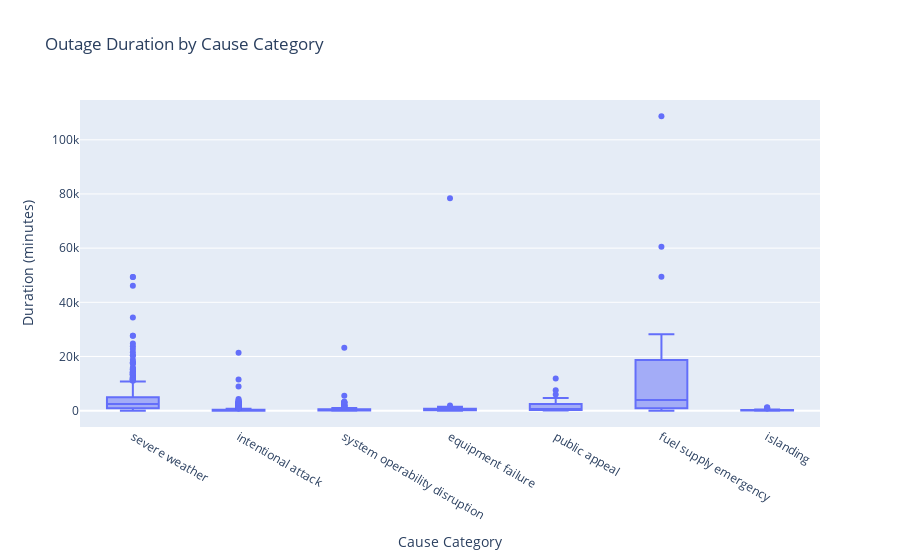

Source (notebook cell):
### Code cell
# Boxplot of duration by cause
fig = px.box(
    df_clean, x='CAUSE.CATEGORY', y='OUTAGE.DURATION',
    title='Outage Duration by Cause Category'
)
fig.update_layout(xaxis_title='Cause Category', yaxis_title='Duration (minutes)')
fig.show()

### Figure 1 — Plotly figure (JSON) as saved in the notebook; plotly's stock layout.template omitted (floating-point values rounded to 4 significant figures; data arrays with more than 128 entries replaced by an {"elided": "..."} marker saying what was removed)
{"data": [{"alignmentgroup": "True", "hovertemplate": "CAUSE.CATEGORY=%{x}<br>OUTAGE.DURATION=%{y}<extra></extra>", "legendgroup": "", "marker": {"color": "#636efa"}, "name": "", "notched": false, "offsetgroup": "", "orientation": "v", "showlegend": false, "type": "box", "x": {"elided": "1476 str values"}, "x0": " ", "xaxis": "x", "y": {"elided": "1476 int values"}, "y0": " ", "yaxis": "y"}], "layout": {"autosize": true, "boxmode": "group", "legend": {"tracegroupgap": 0}, "title": {"text": "Outage Duration by Cause Category"}, "xaxis": {"anchor": "y", "autorange": true, "domain": [0, 1], "range": [-0.5, 6.5], "title": {"text": "Cause Category"}, "type": "category"}, "yaxis": {"anchor": "x", "autorange": true, "domain": [0, 1], "range": [-6036.0, 114700.0], "title": {"text": "Duration (minutes)"}, "type": "linear"}}}
